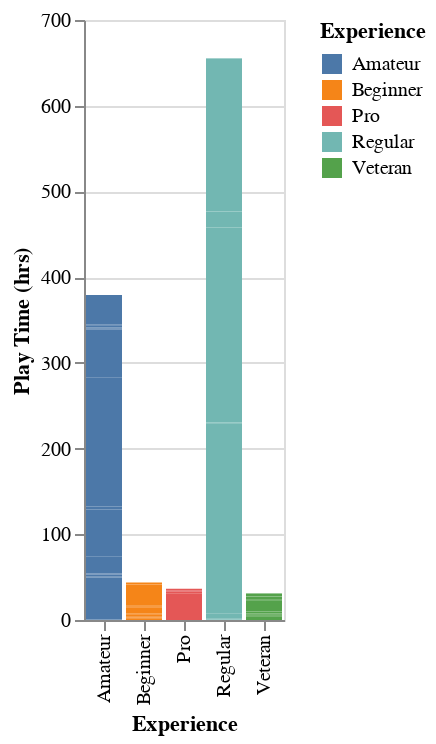

Notebook cell for this chart:
### Code cell
# What are the total session hours played based on player experience?
clean_players_exp = alt.Chart(clean_players).mark_bar().encode(
    x=alt.X("experience").title("Experience"),
    y=alt.Y("played_hours").title("Play Time (hrs)"),
    color =alt.Color("experience").title("Experience")
)
clean_players_exp

### Figure 1 — Vega-Lite specification as saved in the notebook (floating-point values rounded to 4 significant figures; data arrays with more than 128 entries replaced by an {"elided": "..."} marker saying what was removed)
{"config": {"view": {"continuousWidth": 300, "continuousHeight": 300}}, "data": {"name": "data-094ab745fb9f06385dd7feabadc0ec26"}, "mark": {"type": "bar"}, "encoding": {"color": {"field": "experience", "title": "Experience", "type": "nominal"}, "x": {"field": "experience", "title": "Experience", "type": "nominal"}, "y": {"field": "played_hours", "title": "Play Time (hrs)", "type": "quantitative"}}, "$schema": "https://vega.github.io/schema/vega-lite/v5.20.1.json", "datasets": {"data-094ab745fb9f06385dd7feabadc0ec26": {"elided": "196 records"}}}
